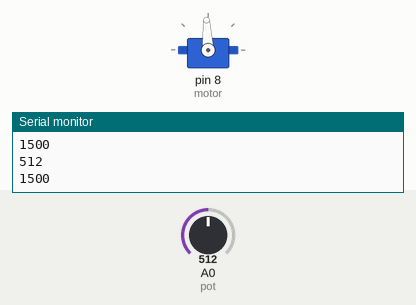
A sketch run on a simulated Arduino Uno, built with avr-gcc and run on an emulated ATmega328P. Shown: servo, the last lines printed to the serial monitor. Inputs (shaded band) come from the test bench; at power-on: A0 (pot) = 512.

Above: at 2.2 s.
2.3 s: A0 (pot) set to 716
At 3.5 s:
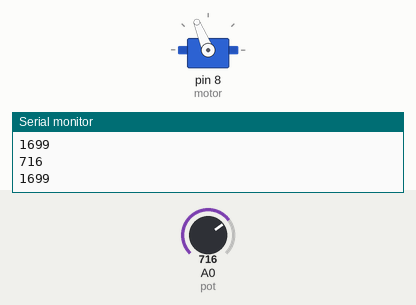
3.8 s: A0 (pot) set to 900
At 4.5 s:
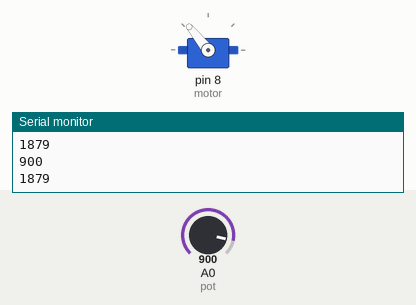
5.3 s: A0 (pot) set to 1023
At 5.7 s:
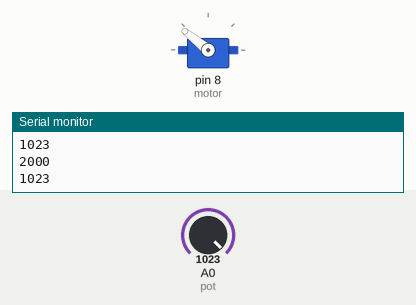
6.8 s: A0 (pot) set to 306
At 7.9 s:
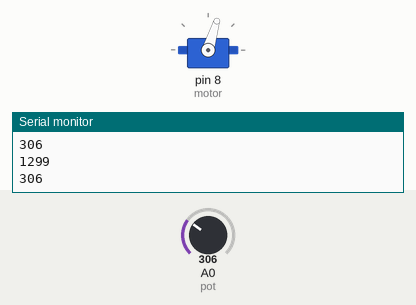
8.3 s: A0 (pot) set to 122
At 9.4 s:
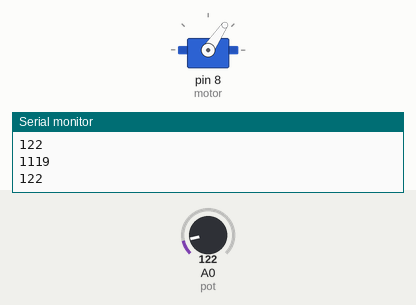
9.8 s: A0 (pot) set to 511
At 10.5 s:
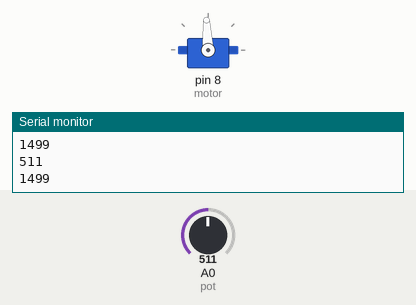
Timing chart, 0 to 12.3 s (numbered marks = the images above; inputs shaded):
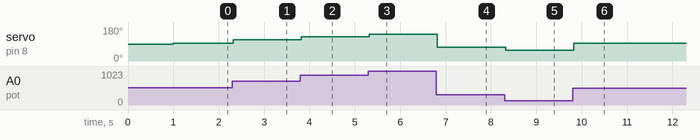

The sketch:

Servo_Pot.ino
```cpp
#include <Servo.h>

int pot = A0;
int motor = 8;

Servo Servo1;

void setup()
{
  Serial.begin(9600);
  Servo1.attach(motor);
  delay(1000);
}

void loop()
{
  int val = analogRead(pot);
  int ang = map(val, 0, 1023, 1000, 2000);
  Serial.println(val);
  Serial.println(ang);
  Servo1.write(ang);
}
```

Measured:
- after the input at 2.3 s, servo on pin 8 (motor): 93° → 112° at once
- after the input at 3.8 s, servo on pin 8 (motor): 112° → 129° at once
- after the input at 5.3 s, servo on pin 8 (motor): 129° → 141° at once
- after the input at 6.8 s, servo on pin 8 (motor): 141° → 73° at once
- after the input at 8.3 s, servo on pin 8 (motor): 73° → 56° at once
- after the input at 9.8 s, servo on pin 8 (motor): 56° → 93° at once
